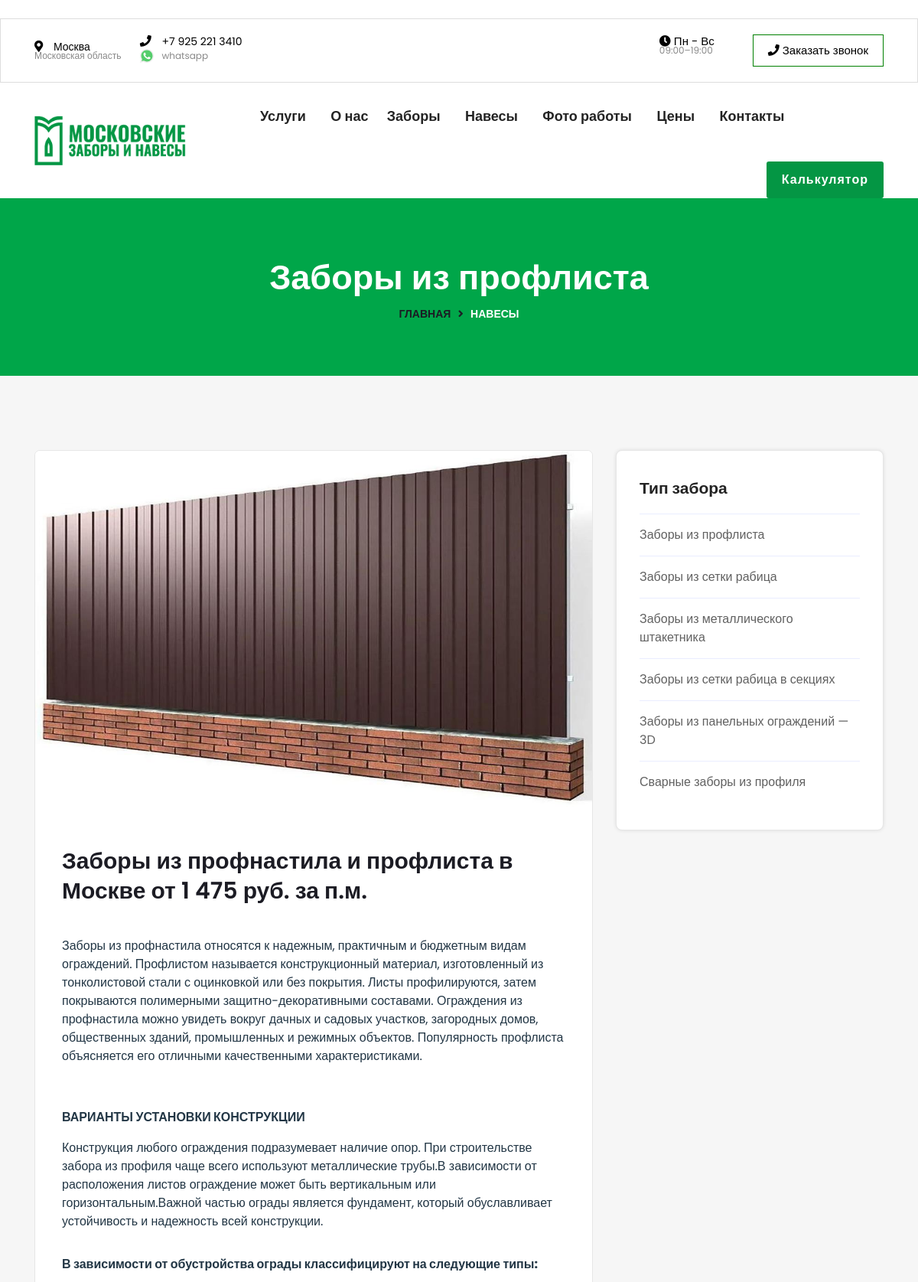
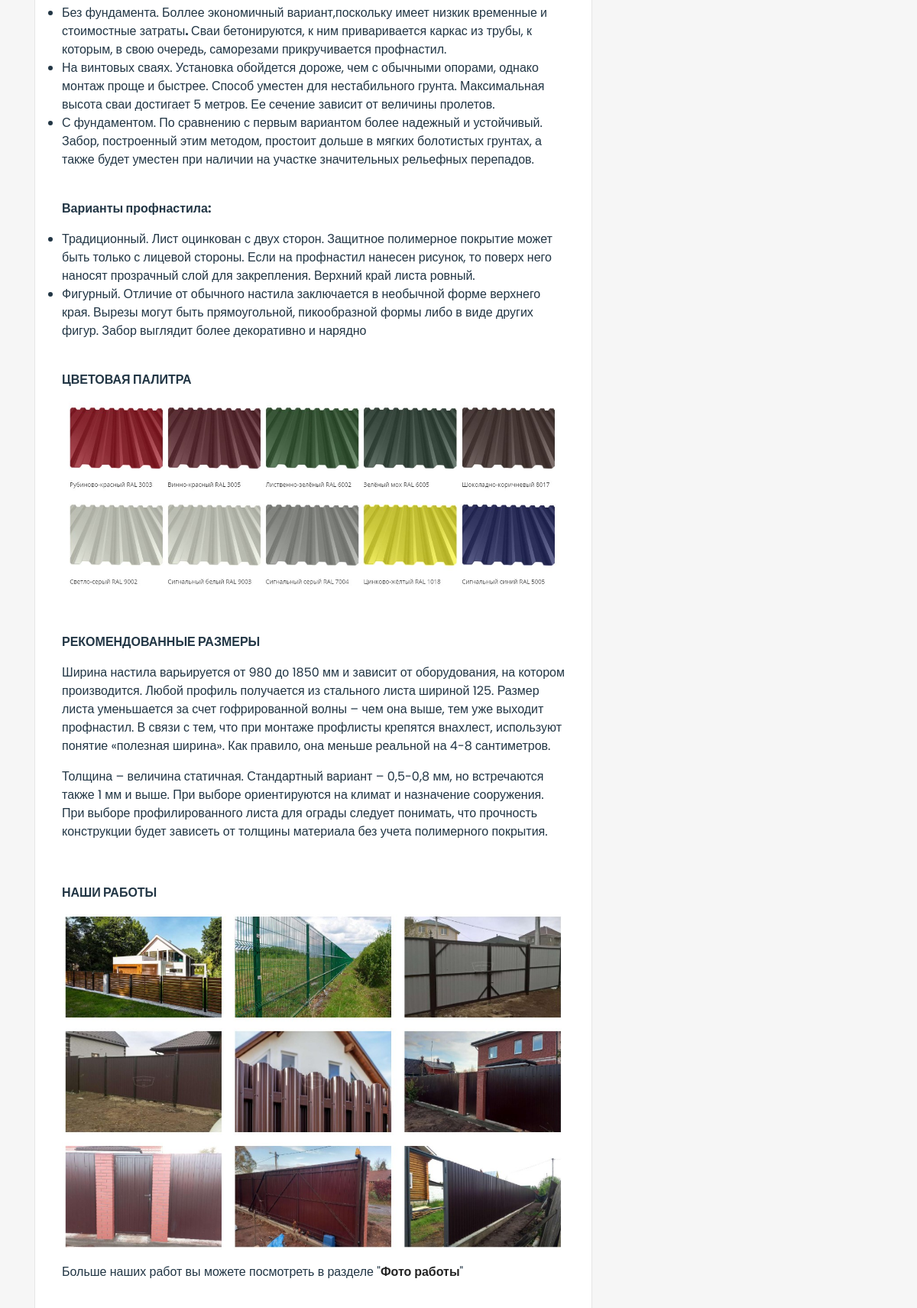
Page /zabory/category/zabory-iz-profnastila (upper part) on the committed database (2 pictures, top to bottom).
### home/models.py (models this page shows, shortened)
class ServiceCategory(models.Model):
    Title = models.CharField("Название тип забора", max_length=100, blank=True, null=True,  help_text="Введите категорию услуги")
    Slug = models.CharField(max_length=100, blank=True, null=True, unique=True, help_text="Ссылка категория услуги")
    Content = RichTextUploadingField("Описание", blank=True, null=True, help_text="Короткое описание ")
    ShortDesc = models.TextField("Короткое описание", max_length=165, null=True, blank=True, help_text="Короткое описание сервиса")
    Image = ProcessedImageField(upload_to='zabory/categories/%Y-%m-%d/',
                            processors=[ResizeToFill(1200, 768)],
                            format='JPEG',
                            blank=True, null=True)
    image_thumbnail = ImageSpecField(source='Image',
                                 processors=[ResizeToFill(390, 290)],
                                 format='JPEG',
                                 )
    class Meta:
        verbose_name = 'Тип забора'
        verbose_name_plural = 'Типы забора'
    def get_absolute_url(self):
        return reverse('home:zaborCategory', args = [self.Slug])

### home/views.py (the view)
# urls.py: path('zabory/category/<slug:Slug>', views.zaborCategory, name='zaborCategory'),
def zaborCategory(request, Slug):
    template = 'home/zabor_category.html'
    zaborCategory = ServiceCategory.objects.get(Slug=Slug)
    zabory = Services.objects.filter(status='published', Category=zaborCategory.id)
    zaborCategories = ServiceCategory.objects.all() # # used to show other categories
    args = {
        'zabory': zabory,
        'zaborCategory': zaborCategory,
        'zaborCategories': zaborCategories, # used to show other categories
    }
    return render(request, template, args) #

### home/models.py (called while the page is built)
    def get_absolute_url(self):
        return reverse('home:zaborDetails', args = [self.Slug])

### home/templates/home/zabor_category.html (shortened to what this page needs)
﻿{% extends 'base.html' %}{% load static %}
    {%block mainWrapper %}
    <div class="breatcumb-area d-flex align-items-center">
        <div class="container">
            <div class="row">
                <div class="col-lg-12">
                    <div class="breatcumb-content text-center">
                        <div class="breatcumb-title">
                            <h2>{{zaborCategory.Title}}</h2>
                        </div>
                        <div class="breatcumb-content-text">
                            <ul>
                                <li><a href="#">Главная</a> <i class="fas fa-angle-right"></i>  <span>Навесы</span></li>
                            </ul>
                        </div>
                    </div>
                </div>
            </div>
        </div>
    </div>
    <div class="blog_area blog-details-area rs pt-115 pb-90" id="blog">
        <div class="container">
            <div class="row">
                <div class="col-lg-8 col-md-12 col-sm-12 col-xs-12">
                    <div class="row">
                        <div class="col-md-12">
                            <div class="dreamit-single-blog-box">
                                <div class="dreamit-sigle-tmumb">
                                    <img src="{{zaborCategory.Image.url }}" alt="{{page.Title}}">
                                </div>
                                <div class="em-blog-content">
                                    <div class="blog-page-title pt-3">
                                        {% autoescape off %}
                                        {{zaborCategory.Content}}
                                        {% endautoescape %}
                                    </div>
                                    <div class="blog-page-title pt-3">
                                    </div>
                                </div>
                            </div>
                        </div>
                    </div>
                </div>
                <div class=" col-lg-4 col-md-12 col-sm-12 col-xs-12 sidebar-right content-widget pdsr">
                    <div class="blog-left-side widget">
                        <div class="widget-sidebar-box-two">
                            <div class="widget-sidebar-title text-left pb-20">
                                <h2>Тип забора</h2>
                            </div>
                            <div class="categories-content">
                                <ul>
                                    {% for zc in zaborCategories %}
                                    <li><a href="{%if zc.get_absolute_url == zaborCategory.get_absolute_url %}#{% else %}{{zc.get_absolute_url}}{% endif %}">{{zc.Title}}</a></li>
                                    {% endfor %}
                                </ul>
                            </div>
                        </div>
                    </div>
                </div>
            </div>
        </div>
    </div>
    <br><br><br><br>
    {% endblock mainWrapper %}

### static/assets/css/theme-default.css (style rules this page uses)
html, body { overflow-x: hidden; }
body { color: #223645; font-size: 16px; font-weight: 400; line-height: 1.5; text-align: left; font-family: 'Poppins', sans-serif; }
html { scroll-behavior: smooth; }
p { font-weight: 400; font-style: normal; }
h1, h2, h3, h4, h5, h6 { color: #1c1c24; font-family: 'Poppins', sans-serif; font-style: normal; margin-bottom: 0; margin-top: 10px; line-height: 1.3; font-weight: 600; -webkit-transition: .5s; transition: .5s; font-size:36px; }
h2 { font-size: 35px; }
h3 { font-size: 30px; }
ul { margin: 0px; padding: 0px; }
ul { margin: 0; padding: 0; }
::placeholder { color: #454545; font-size: 16px; }
.pt-115 { padding-top:115px; }
.pb-90 { padding-bottom:90px; }
.pb-20 { padding-bottom:20px; }

### static/assets/css/widget.css (style rules this page uses)
.blog-details-area { background: #F6F6F6; }
.dreamit-single-blog-box { margin-bottom: 40px; transition: .3s; background: #fff; border: 1px solid #e6e6e6; overflow: hidden; border-radius: 7px; }
.dreamit-sigle-tmumb img { width: 100%; }
.em-blog-content { padding: 26px 35px 13px; }
.blog-page-title a { font-weight: 600; color: #232323; transition: .3s; }
.widget-sidebar-title h2 { color: #232323; font-size: 21px; position: relative; display: block; margin: 0; }
.widget-sidebar-box-two { padding: 35px 30px 35px; box-shadow: 0 0 5px rgb(0 0 0 / 10%); background: #fff; border: 1px solid #e6e6e6; margin-bottom: 40px; border-radius: 8px; }
.categories-content ul li { list-style: none; border-top: 1px solid #eaedff; padding-top: 15px; padding-bottom: 15px; }
.categories-content ul li a { color: #616161; }

### home/templates/base.html (style rules this page uses)
.breatcumb-title h2, .breatcumb-content-text ul li a { font-family: 'Oswald', sans-serif !important; }

### rows in the picture
ServiceCategory: Title "Заборы из профлиста", Image (picture), Content "Заборы из профнастила и профлиста в Москве от 1 475 руб. за п.м. Заборы из профнастила относятся к надежным, практичным и бюджетным видам ограждений. Профлистом называется конструкционный материал, изготовленный из тонколистовой стали с оцинковкой или без покрытия. Листы профилируются, затем покрываются полимерными защитно-декоративными составами. Ограждения из профнастила можно увидеть вокруг дачных и садовых участков, загородных домов, общественных зданий, промышленных и режимных объектов. Популярность профлиста объясняется его отличными качественными характеристиками. ВАРИАНТЫ УСТАНОВКИ КОНСТРУКЦИИ Конструкция любого ограждения подразумевает наличие опор. При строительстве забора из…", Content (picture)
ServiceCategory: Title "Заборы из сетки рабица"
ServiceCategory: Title "Заборы из металлического штакетника"
ServiceCategory: Title "Заборы из сетки рабица в секциях"
ServiceCategory: Title "Заборы из панельных ограждений — 3D"
ServiceCategory: Title "Сварные заборы из профиля"
